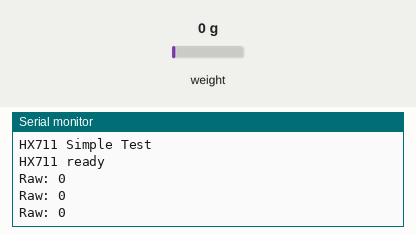
Simulated run of this sketch. Board: ESP32. Shown: the last lines printed to the serial monitor. The test bench sets the inputs (shaded band); at power-on: weight on the scale 0 g.

Above: at 1.5 s.
1.6 s: weight on the scale set to 100 g
At 2.4 s:
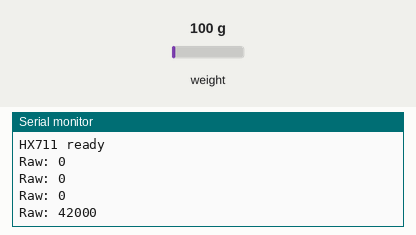
3.1 s: weight on the scale set to 1250 g
At 3.6 s:
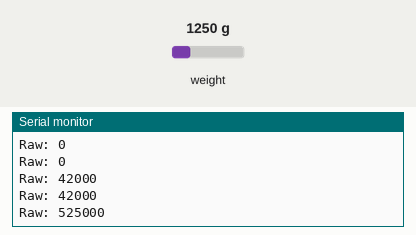
Timing chart, 0 to 6.1 s (numbered marks = the images above; inputs shaded):
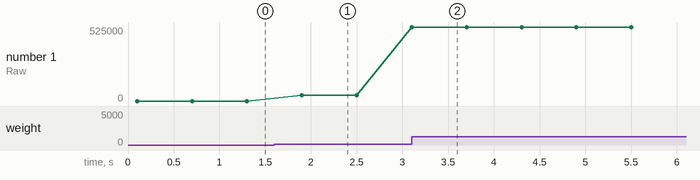

The sketch:

SimpleTest.ino
```cpp
#include "HX711.h"

#define LOADCELL_DOUT_PIN 13
#define LOADCELL_SCK_PIN  27

HX711 scale;

void setup() {
  Serial.begin(115200);
  Serial.println("HX711 Simple Test");
  scale.begin(LOADCELL_DOUT_PIN, LOADCELL_SCK_PIN);
  if (scale.is_ready()) {
    Serial.println("HX711 ready");
  } else {
    Serial.println("HX711 not found");
    while(1);
  }
  scale.set_gain(128);
}

void loop() {
  if (scale.is_ready()) {
    long val = scale.read();
    Serial.print("Raw: ");
    Serial.println(val);
  }
  delay(500);
}
```

Measured:
- after the input at 1.6 s, the serial monitor: prints a new line after 0.30 s (image 1)
- after the input at 3.1 s, the serial monitor: prints a new line at once (image 2)
- plotted number 1: 0 → 42000 after the input at 1.6 s, 42000 → 525000 after the input at 3.1 s
